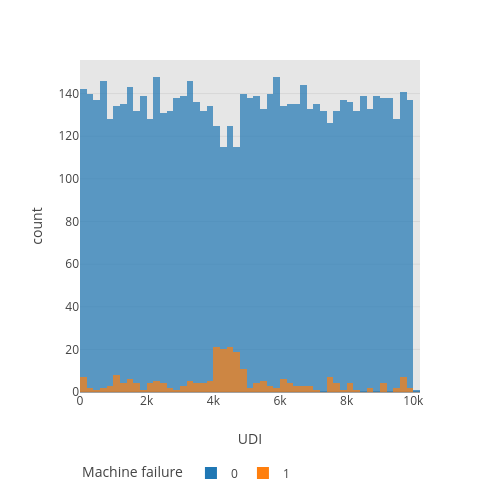
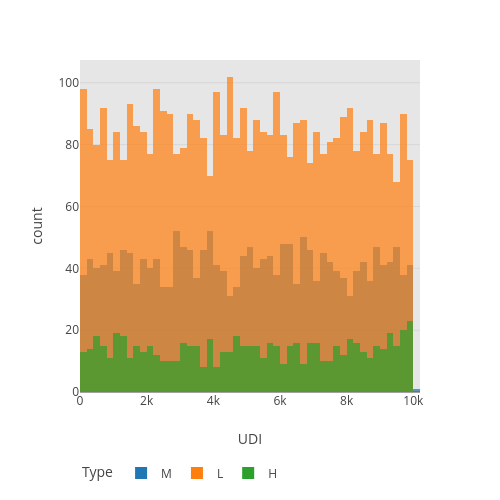
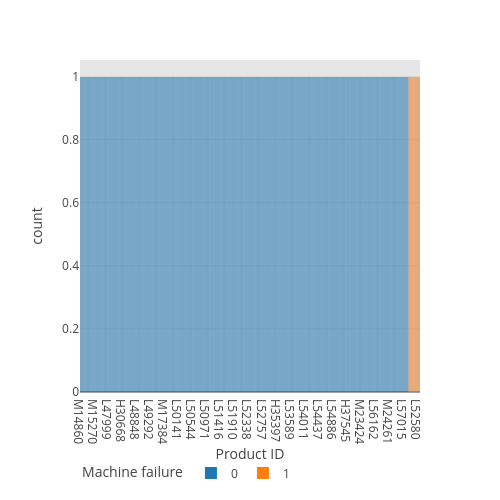
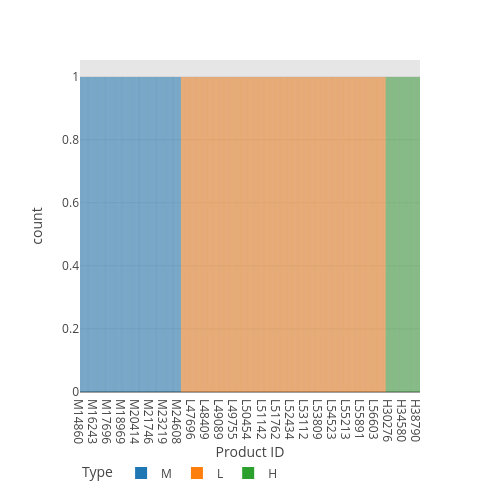

Source (notebook cell) for these figures, in order:
### Code cell
col_sort = "udi"
col_grouping = ["machine_failure", "type"]
size = 500
df_sorted = df_train.sort_values(col_sort)

for column in df_sorted.columns.to_list():
    for group in col_grouping:
        fig = px.histogram(
            data_frame = df_sorted,
            x = column,
            color = group,
            width = size,
            height = size,
            opacity=0.7,
            barmode="overlay",
            labels=lab_dict
            )
        fig.update_layout(legend=dict(
        orientation="h",
        yanchor="top",
        y=-0.20,
        ))
        fig.show()

### Figure 1 — Plotly figure (JSON) as saved in the notebook; plotly's stock layout.template omitted (floating-point values rounded to 4 significant figures; data arrays with more than 128 entries replaced by an {"elided": "..."} marker saying what was removed)
{"data": [{"alignmentgroup": "True", "bingroup": "x", "hovertemplate": "Machine failure=0<br>UDI=%{x}<br>count=%{y}<extra></extra>", "legendgroup": "0", "marker": {"color": "#1F77B4", "opacity": 0.7, "pattern": {"shape": ""}}, "name": "0", "offsetgroup": "0", "orientation": "v", "showlegend": true, "type": "histogram", "x": {"elided": "6763 int values"}, "xaxis": "x", "yaxis": "y"}, {"alignmentgroup": "True", "bingroup": "x", "hovertemplate": "Machine failure=1<br>UDI=%{x}<br>count=%{y}<extra></extra>", "legendgroup": "1", "marker": {"color": "#FF7F0E", "opacity": 0.7, "pattern": {"shape": ""}}, "name": "1", "offsetgroup": "1", "orientation": "v", "showlegend": true, "type": "histogram", "x": {"elided": "237 int values"}, "xaxis": "x", "yaxis": "y"}], "layout": {"barmode": "overlay", "height": 500, "legend": {"orientation": "h", "title": {"text": "Machine failure"}, "tracegroupgap": 0, "y": -0.2, "yanchor": "top"}, "margin": {"t": 60}, "width": 500, "xaxis": {"anchor": "y", "domain": [0, 1], "title": {"text": "UDI"}}, "yaxis": {"anchor": "x", "domain": [0, 1], "title": {"text": "count"}}}}

### Figure 2 — Plotly figure (JSON) as saved in the notebook; plotly's stock layout.template omitted (floating-point values rounded to 4 significant figures; data arrays with more than 128 entries replaced by an {"elided": "..."} marker saying what was removed)
{"data": [{"alignmentgroup": "True", "bingroup": "x", "hovertemplate": "Type=M<br>UDI=%{x}<br>count=%{y}<extra></extra>", "legendgroup": "M", "marker": {"color": "#1F77B4", "opacity": 0.7, "pattern": {"shape": ""}}, "name": "M", "offsetgroup": "M", "orientation": "v", "showlegend": true, "type": "histogram", "x": {"elided": "2078 int values"}, "xaxis": "x", "yaxis": "y"}, {"alignmentgroup": "True", "bingroup": "x", "hovertemplate": "Type=L<br>UDI=%{x}<br>count=%{y}<extra></extra>", "legendgroup": "L", "marker": {"color": "#FF7F0E", "opacity": 0.7, "pattern": {"shape": ""}}, "name": "L", "offsetgroup": "L", "orientation": "v", "showlegend": true, "type": "histogram", "x": {"elided": "4217 int values"}, "xaxis": "x", "yaxis": "y"}, {"alignmentgroup": "True", "bingroup": "x", "hovertemplate": "Type=H<br>UDI=%{x}<br>count=%{y}<extra></extra>", "legendgroup": "H", "marker": {"color": "#2CA02C", "opacity": 0.7, "pattern": {"shape": ""}}, "name": "H", "offsetgroup": "H", "orientation": "v", "showlegend": true, "type": "histogram", "x": {"elided": "705 int values"}, "xaxis": "x", "yaxis": "y"}], "layout": {"barmode": "overlay", "height": 500, "legend": {"orientation": "h", "title": {"text": "Type"}, "tracegroupgap": 0, "y": -0.2, "yanchor": "top"}, "margin": {"t": 60}, "width": 500, "xaxis": {"anchor": "y", "domain": [0, 1], "title": {"text": "UDI"}}, "yaxis": {"anchor": "x", "domain": [0, 1], "title": {"text": "count"}}}}

### Figure 3 — Plotly figure (JSON) as saved in the notebook; plotly's stock layout.template omitted (floating-point values rounded to 4 significant figures; data arrays with more than 128 entries replaced by an {"elided": "..."} marker saying what was removed)
{"data": [{"alignmentgroup": "True", "bingroup": "x", "hovertemplate": "Machine failure=0<br>Product ID=%{x}<br>count=%{y}<extra></extra>", "legendgroup": "0", "marker": {"color": "#1F77B4", "opacity": 0.7, "pattern": {"shape": ""}}, "name": "0", "offsetgroup": "0", "orientation": "v", "showlegend": true, "type": "histogram", "x": {"elided": "6763 str values"}, "xaxis": "x", "yaxis": "y"}, {"alignmentgroup": "True", "bingroup": "x", "hovertemplate": "Machine failure=1<br>Product ID=%{x}<br>count=%{y}<extra></extra>", "legendgroup": "1", "marker": {"color": "#FF7F0E", "opacity": 0.7, "pattern": {"shape": ""}}, "name": "1", "offsetgroup": "1", "orientation": "v", "showlegend": true, "type": "histogram", "x": {"elided": "237 str values"}, "xaxis": "x", "yaxis": "y"}], "layout": {"barmode": "overlay", "height": 500, "legend": {"orientation": "h", "title": {"text": "Machine failure"}, "tracegroupgap": 0, "y": -0.2, "yanchor": "top"}, "margin": {"t": 60}, "width": 500, "xaxis": {"anchor": "y", "domain": [0, 1], "title": {"text": "Product ID"}}, "yaxis": {"anchor": "x", "domain": [0, 1], "title": {"text": "count"}}}}

### Figure 4 — Plotly figure (JSON) as saved in the notebook; plotly's stock layout.template omitted (floating-point values rounded to 4 significant figures; data arrays with more than 128 entries replaced by an {"elided": "..."} marker saying what was removed)
{"data": [{"alignmentgroup": "True", "bingroup": "x", "hovertemplate": "Type=M<br>Product ID=%{x}<br>count=%{y}<extra></extra>", "legendgroup": "M", "marker": {"color": "#1F77B4", "opacity": 0.7, "pattern": {"shape": ""}}, "name": "M", "offsetgroup": "M", "orientation": "v", "showlegend": true, "type": "histogram", "x": {"elided": "2078 str values"}, "xaxis": "x", "yaxis": "y"}, {"alignmentgroup": "True", "bingroup": "x", "hovertemplate": "Type=L<br>Product ID=%{x}<br>count=%{y}<extra></extra>", "legendgroup": "L", "marker": {"color": "#FF7F0E", "opacity": 0.7, "pattern": {"shape": ""}}, "name": "L", "offsetgroup": "L", "orientation": "v", "showlegend": true, "type": "histogram", "x": {"elided": "4217 str values"}, "xaxis": "x", "yaxis": "y"}, {"alignmentgroup": "True", "bingroup": "x", "hovertemplate": "Type=H<br>Product ID=%{x}<br>count=%{y}<extra></extra>", "legendgroup": "H", "marker": {"color": "#2CA02C", "opacity": 0.7, "pattern": {"shape": ""}}, "name": "H", "offsetgroup": "H", "orientation": "v", "showlegend": true, "type": "histogram", "x": {"elided": "705 str values"}, "xaxis": "x", "yaxis": "y"}], "layout": {"barmode": "overlay", "height": 500, "legend": {"orientation": "h", "title": {"text": "Type"}, "tracegroupgap": 0, "y": -0.2, "yanchor": "top"}, "margin": {"t": 60}, "width": 500, "xaxis": {"anchor": "y", "domain": [0, 1], "title": {"text": "Product ID"}}, "yaxis": {"anchor": "x", "domain": [0, 1], "title": {"text": "count"}}}}
